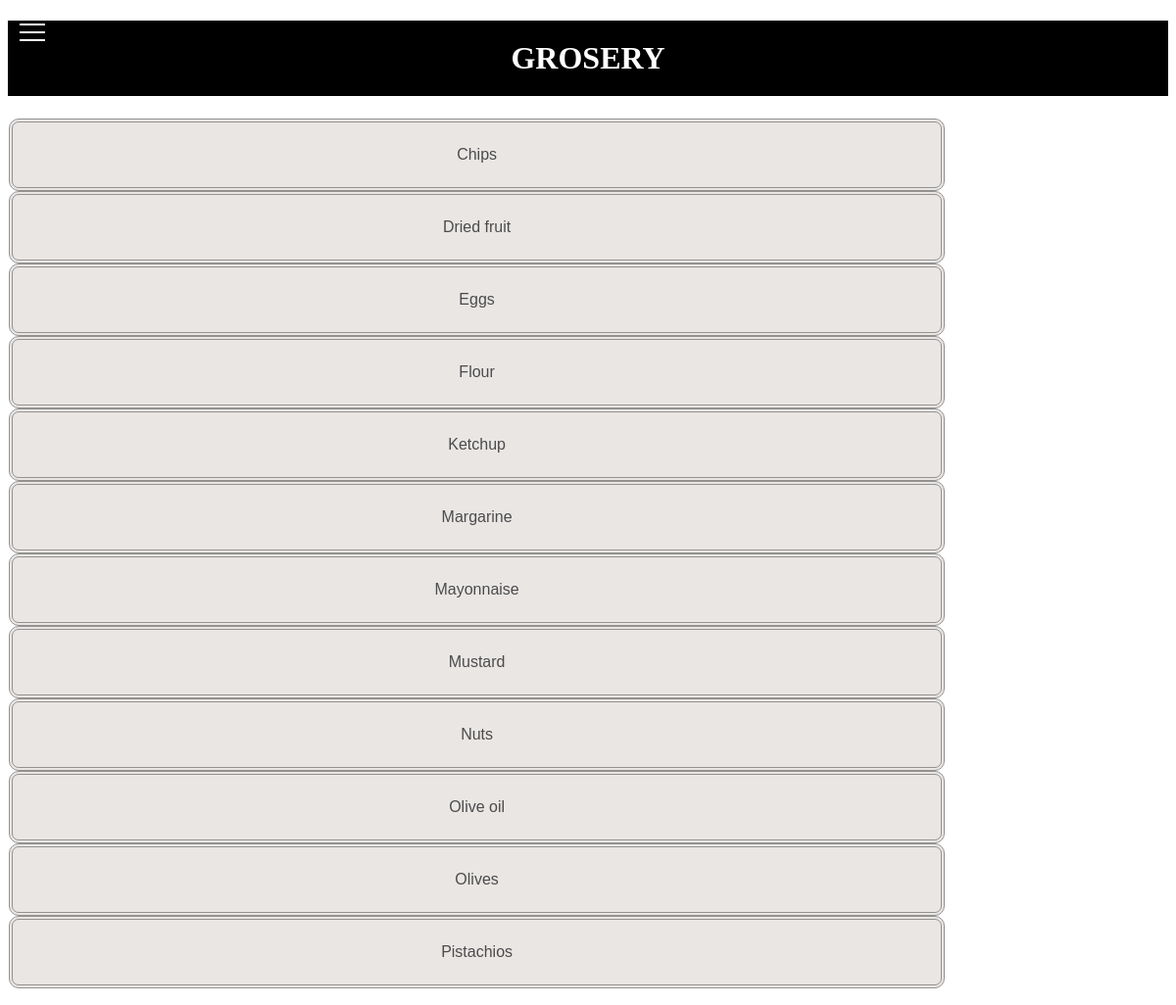
Screenshot of /grosery/ with the database file from the repository.
### shop_list/models.py (models this page shows, shortened)
class Catalog_section(models.Model):
    name_section = models.CharField(max_length=50)
    slug = models.SlugField(default='', null=False, db_index=True)
    name_ru = models.CharField(max_length=50, blank=True, null=True)
    def __str__(self):
        return f'{self.name_section} '

class Product(models.Model):
    name = models.CharField(max_length=100)
    name_unit = models.ForeignKey(Units, on_delete=models.SET_NULL, null=True)
    counting = models.IntegerField(default=0)
    comment = models.CharField(max_length=200, null=True, blank=True)
    section = models.ForeignKey(Catalog_section, on_delete=models.SET_NULL, null=True )
    slug = models.SlugField(default='', null=False)
    name_ru = models.CharField(max_length=50, blank=True, null=True)
    class Meta:
        ordering = ('name', 'counting', 'name_unit',)
    def __str__(self):
        return f'{self.name}'

### shop_list/views.py (the view)
# urls.py: path('', views.show_section, name='section-detail'),
def show_section(request, slug_section: str):
    section = get_object_or_404(Catalog_section, slug=slug_section)
    products = Product.objects.filter(section=section)
    return render(request, 'shop_list/section.html', context={'products': products, 'section': section})

### shop_list/templates/shop_list/section.html (shortened to what this page needs)
{% extends 'shop_list/base.html' %}
{% load static %}
{% block css_additional %}
    <link rel="stylesheet" href="{% static 'shop_list/css/section.css' %}">
{% endblock %}
{% block content %}
<h1> {{section|upper}} </h1>
    <ul class="section">
        {% for product in products %}
        <li>
             <a href="{{ product.slug }}/{{ product.get_product_url }}">{{ product }}</a>
         </li>
        {% endfor %}
    </ul>
{% endblock %}

### shop_list/static/shop_list/css/base.css (style rules this page uses)
html { background-color: white; }
body { background-image: url('../img/2.jpg'); background-color: #ffffff; background-size: contain; background-attachment: scroll; background-position: center; background-repeat: repeat-x; }

### shop_list/static/shop_list/css/section.css (style rules this page uses)
h1 { background-color: black; color: white; text-align: center; padding-top: 20px; padding-bottom: 20px; }
.section { outline-width: 2px; -webkit-column-count: 3; -moz-column-count: 3; column-count: 1; list-style-type: none; width: 80%; max-width: 80%; border-radius: 10px; padding: 1px; min-height: 90%; }
.section li { background-color: #e0dcda; border: 4px double #666463; outline-width: 4px; text-align: center; width: 100%; font-size: 100%; padding: 1.5rem 0rem; border-radius: 10px; opacity: 0.7; filter: alpha(Opacity=70); font-family: 'Outfit', sans-serif; color: #000000; }
.section li a { color: #000000; text-decoration: none; }

### rows the page displays
Catalog_section: name_section "GROSERY"
Product: name "Chips"
Product: name "Dried fruit"
Product: name "Eggs"
Product: name "Flour"
Product: name "Ketchup"
Product: name "Margarine"
Product: name "Mayonnaise"
Product: name "Mustard"
Product: name "Nuts"
Product: name "Olive oil"
Product: name "Olives"
Product: name "Pistachios"
